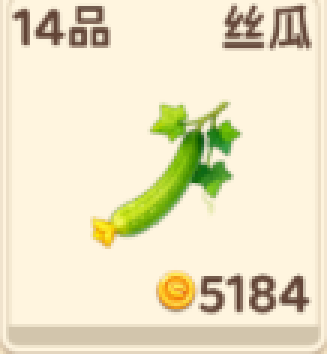
#> input picture templates/shop_丝瓜.png, 109 x 118 px (shown 3 times larger); its folder holds only this picture in this run
$ python -i bg_patch_number_ocr.py   (imports and definitions only)
#> lines starting #> are read from the running program, lines starting #| are printed output that depends on the picture
### utils/app_paths.py
"""应用路径工具：统一管理打包与用户目录下的配置路径。"""

from __future__ import annotations

import json
import os
import shutil
import sys
from dataclasses import dataclass
from datetime import datetime
from pathlib import Path
from typing import Any

from utils.win_registry import read_current_user_string, write_current_user_string

APP_DIR_NAME = 'QQFarmCopilot'
INSTANCES_DIR_NAME = 'instances'
PROFILES_META_FILENAME = 'profiles.json'
APP_SETTINGS_FILENAME = 'app_settings.json'
_USER_CONFIG_COPY_EXCLUDES = {'config.template.json', 'plants.json', 'ui_labels.json', 'button_aliases.json'}
_REGISTRY_SUBKEY = rf'Software\{APP_DIR_NAME}'
_REGISTRY_VALUE_USER_APP_DIR = 'user_app_dir'
_REGISTRY_VALUE_USER_APP_DIR_UPDATED_AT = 'user_app_dir_updated_at'
_REGISTRY_VALUE_PENDING_CLEANUP_SOURCE_DIR = 'pending_cleanup_source_dir'
_DATA_MIGRATION_ENTRIES: tuple[str, ...] = (
    PROFILES_META_FILENAME,
    INSTANCES_DIR_NAME,
    'configs',
    'models',
    'logs',
    APP_SETTINGS_FILENAME,
)


# [7 lines left out: function _resolve_path, not called in this run]


def _path_key(path: Path) -> str:
    text = str(path)
    return text.casefold()


def _is_same_path(left: Path, right: Path) -> bool:
    """判断两个路径是否指向同一位置。"""
    return _path_key(_resolve_path(left)) == _path_key(_resolve_path(right))


# [14 lines left out: function _is_sub_path, not called in this run]


@dataclass(frozen=True)
class DataMigrationResult:
    """数据目录迁移结果。"""

    source_dir: Path
    target_dir: Path
    copied_files: int = 0
    skipped_files: int = 0
    failed_files: int = 0
    failed_items: tuple[str, ...] = ()
    message: str = ''

    # [4 lines left out: function changed, not called in this run]


def _project_root() -> Path:
    """返回源码模式下的项目根目录。"""
    return Path(__file__).resolve().parent.parent


# [7 lines left out: function bundled_root_dir, not called in this run]


def bundled_configs_dir() -> Path:
    """返回打包内置的 configs 目录。"""
    return bundled_root_dir() / 'configs'


# [24 lines left out: functions is_dev_runtime_enabled, _default_user_app_dir, not called in this run]


def _read_user_app_dir_override() -> Path | None:
    """读取覆盖后的数据目录。"""
    registry_raw = read_current_user_string(_REGISTRY_SUBKEY, _REGISTRY_VALUE_USER_APP_DIR)
    if registry_raw:
        return _resolve_path(registry_raw)
    return None


def _resolve_runtime_user_app_dir() -> Path:
    """解析当前进程生效的数据目录（启动时固定）。"""
    override = _read_user_app_dir_override()
    if override is not None:
        return override
    return _resolve_path(_default_user_app_dir())


_RUNTIME_USER_APP_DIR = _resolve_runtime_user_app_dir()


def user_app_dir() -> Path:
    """返回当前进程生效的数据目录（重启后才会读取新的覆盖配置）。"""
    return _RUNTIME_USER_APP_DIR


# [24 lines left out: functions set_user_app_dir_override, get_pending_cleanup_source_dir, set_pending_cleanup_source_dir, not called in this run]


def clear_pending_cleanup_source_dir() -> None:
    """清空待清理旧数据目录记录。"""
    write_current_user_string(_REGISTRY_SUBKEY, _REGISTRY_VALUE_PENDING_CLEANUP_SOURCE_DIR, '')


def profiles_meta_file() -> Path:
    """返回实例元数据文件路径。"""
    return user_app_dir() / PROFILES_META_FILENAME


def user_instances_dir() -> Path:
    """返回实例根目录。"""
    return user_app_dir() / INSTANCES_DIR_NAME


# [6 lines left out: function instance_dir, not called in this run]


def instance_configs_dir(instance_id: str) -> Path:
    """返回实例 configs 目录。"""
    return instance_dir(instance_id) / 'configs'


def instance_config_file(instance_id: str) -> Path:
    """返回实例 config.json 路径。"""
    return instance_configs_dir(instance_id) / 'config.json'


def instance_logs_dir(instance_id: str) -> Path:
    """返回实例 logs 目录。"""
    return instance_dir(instance_id) / 'logs'


def instance_screenshots_dir(instance_id: str) -> Path:
    """返回实例 screenshots 目录。"""
    return instance_dir(instance_id) / 'screenshots'


def instance_error_dir(instance_id: str) -> Path:
    """返回实例错误截图目录。"""
    return instance_logs_dir(instance_id) / 'error'


def user_configs_dir() -> Path:
    """返回用户可写 configs 目录。"""
    return user_app_dir() / 'configs'


# [161 lines left out: functions _has_migration_payload, _copy_file, _copy_tree, _copy_entry, _normalize_migration_source_dir, ensure_user_configs and 3 more, not called in this run]


def resolve_runtime_path(*parts: str) -> Path:
    """返回运行时资源目录下的相对路径。"""
    return bundled_root_dir().joinpath(*parts)


# [24 lines left out: functions load_config_json, load_config_json_object, load_config_json_array, not called in this run]

### utils/bg_patch_number_ocr.py
"""固定底色数字块 OCR 识别工具。"""

from __future__ import annotations

import re
from dataclasses import dataclass

import cv2
import numpy as np

from utils.ocr_provider import get_ocr_tool
from utils.ocr_utils import OCRTool


@dataclass
class BgPatchNumberItem:
    """单个数字识别结果。"""

    text: str
    raw_text: str
    score: float
    box: tuple[int, int, int, int]  # (x, y, w, h), 基于全图坐标


# [287 lines that did not run here, left out]

>>> import cv2
>>> picture = cv2.imread('../templates/shop_丝瓜.png', cv2.IMREAD_GRAYSCALE)
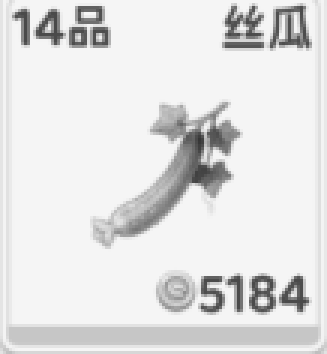
#> picture: shape (118, 109) (shown 3 times larger); min 54, max 245, mean 226.1
#> (the run stopped early here; a loop or call above may not have finished)

$ run again, on templates/shop_南瓜.png
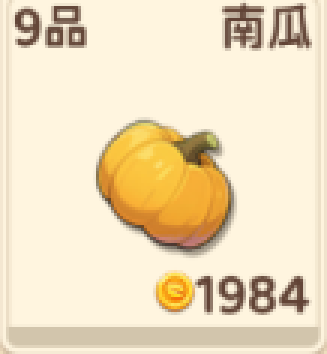
#> input picture templates/shop_南瓜.png, 109 x 118 px (shown 3 times larger)
#> `picture = cv2.imread('../templates/shop_丝瓜.png', cv2.IMREAD_GRAYSCALE)`:
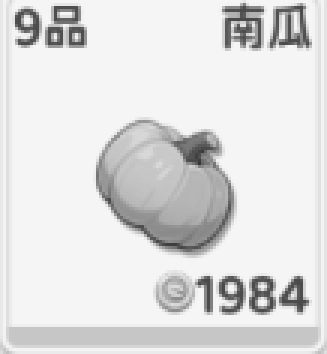
#> picture: shape (118, 109) (shown 3 times larger); min 54, max 245, mean 223

$ run again, on templates/shop_向日葵.png
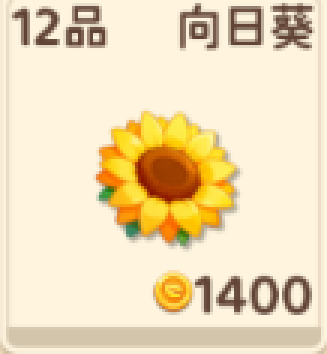
#> input picture templates/shop_向日葵.png, 109 x 118 px (shown 3 times larger)
#> `picture = cv2.imread('../templates/shop_丝瓜.png', cv2.IMREAD_GRAYSCALE)`:
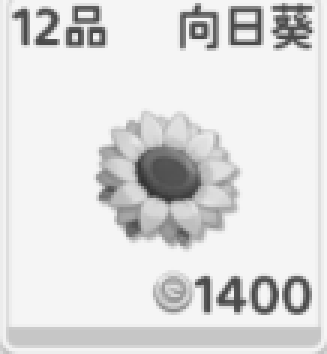
#> picture: shape (118, 109) (shown 3 times larger); min 51, max 245, mean 221.8
